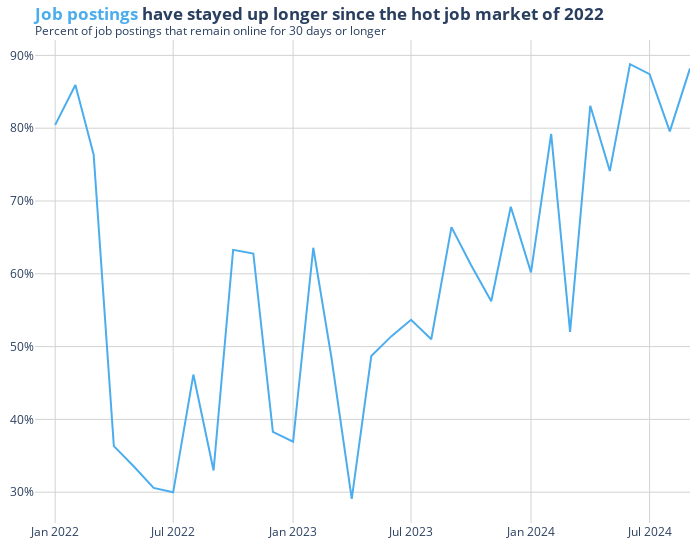

Notebook source saved alongside this figure:
### Code cell
# Figure 1: Overall job duration over time 
fig1 = px.line(post_month, x='post_mo', y='dur_30',
              color_discrete_sequence=colors,
);
fig1.update_traces(
    hovertemplate='In %{x|%B, %Y}, %{y:.0%} of job postings lasted a month or longer.<extra></extra>',
    hoverlabel=dict(bgcolor='white')
);
fig1.update_layout(
    width=700,
    height=550,
    margin=dict(l=10, r=10, t=40, b=10),
    plot_bgcolor='rgba(0,0,0,0)',  # Set background to clear
    title={
        'text': f'<b><span style="color:{colors[0]}">Job postings</span> have stayed up longer since the hot job market of 2022</b><br><sup>Percent of job postings that remain online for 30 days or longer</sup>',
        'x': 0.05 
    },
    xaxis=dict(
        showgrid=True,
        gridcolor='lightgray',  # Set gridlines to gray
        title=None,  # Remove x-axis title
        range=[post_month['post_mo'].min() - pd.DateOffset(months=1), post_month['post_mo'].max()]  # Add space to the left
    ),
    yaxis=dict(
        tickformat=".0%",
        showgrid=True,
        gridcolor='lightgray',  # Set gridlines to gray
        title=None  # Remove y-axis title
    )
);
fig1.show()
pio.write_html(fig1, file='output/fig1.html', auto_open=False,config=dict(displayModeBar=False))

### Figure 1 — Plotly figure (JSON) as saved in the notebook; plotly's stock layout.template omitted (floating-point values rounded to 4 significant figures)
{"data": [{"hoverlabel": {"bgcolor": "white"}, "hovertemplate": "In %{x|%B, %Y}, %{y:.0%} of job postings lasted a month or longer.<extra></extra>", "legendgroup": "", "line": {"color": "#4baded", "dash": "solid"}, "marker": {"symbol": "circle"}, "mode": "lines", "name": "", "orientation": "v", "showlegend": false, "type": "scatter", "x": ["2022-01-01T00:00:00", "2022-02-01T00:00:00", "2022-03-01T00:00:00", "2022-04-01T00:00:00", "2022-05-01T00:00:00", "2022-06-01T00:00:00", "2022-07-01T00:00:00", "2022-08-01T00:00:00", "2022-09-01T00:00:00", "2022-10-01T00:00:00", "2022-11-01T00:00:00", "2022-12-01T00:00:00", "2023-01-01T00:00:00", "2023-02-01T00:00:00", "2023-03-01T00:00:00", "2023-04-01T00:00:00", "2023-05-01T00:00:00", "2023-06-01T00:00:00", "2023-07-01T00:00:00", "2023-08-01T00:00:00", "2023-09-01T00:00:00", "2023-10-01T00:00:00", "2023-11-01T00:00:00", "2023-12-01T00:00:00", "2024-01-01T00:00:00", "2024-02-01T00:00:00", "2024-03-01T00:00:00", "2024-04-01T00:00:00", "2024-05-01T00:00:00", "2024-06-01T00:00:00", "2024-07-01T00:00:00", "2024-08-01T00:00:00", "2024-09-01T00:00:00"], "xaxis": "x", "y": [0.8046, 0.8594, 0.7637, 0.3633, 0.336, 0.3058, 0.2998, 0.4616, 0.3298, 0.6329, 0.6279, 0.3828, 0.3694, 0.6358, 0.484, 0.2909, 0.487, 0.5144, 0.5368, 0.51, 0.6641, 0.612, 0.5622, 0.6921, 0.602, 0.7921, 0.5202, 0.8307, 0.7413, 0.888, 0.8743, 0.7956, 0.8821], "yaxis": "y"}], "layout": {"height": 550, "legend": {"tracegroupgap": 0}, "margin": {"b": 10, "l": 10, "r": 10, "t": 40}, "plot_bgcolor": "rgba(0,0,0,0)", "title": {"text": "<b><span style=\"color:#4baded\">Job postings</span> have stayed up longer since the hot job market of 2022</b><br><sup>Percent of job postings that remain online for 30 days or longer</sup>", "x": 0.05}, "width": 700, "xaxis": {"anchor": "y", "domain": [0, 1], "gridcolor": "lightgray", "range": ["2021-12-01T00:00:00", "2024-09-01T00:00:00"], "showgrid": true, "title": {}}, "yaxis": {"anchor": "x", "domain": [0, 1], "gridcolor": "lightgray", "showgrid": true, "tickformat": ".0%", "title": {}}}}
